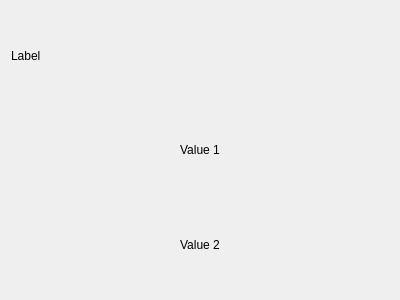
<?xml version="1.0" encoding="UTF-8"?>
<ui version="4.0">
 <class>DisplayDoubleText</class>
 <widget class="QWidget" name="DisplayDoubleText">
  <property name="geometry">
   <rect>
    <x>0</x>
    <y>0</y>
    <width>400</width>
    <height>300</height>
   </rect>
  </property>
  <property name="windowTitle">
   <string>Form</string>
  </property>
  <property name="styleSheet">
   <string notr="true"/>
  </property>
  <layout class="QGridLayout" name="gridLayout">
   <item row="0" column="0">
    <layout class="QVBoxLayout" name="verticalLayout">
     <item>
      <widget class="QLabel" name="label_Label">
       <property name="text">
        <string>Label</string>
       </property>
       <property name="textFormat">
        <enum>Qt::PlainText</enum>
       </property>
       <property name="alignment">
        <set>Qt::AlignLeading|Qt::AlignLeft|Qt::AlignVCenter</set>
       </property>
      </widget>
     </item>
     <item>
      <widget class="QLabel" name="label_Value1">
       <property name="text">
        <string>Value 1</string>
       </property>
       <property name="textFormat">
        <enum>Qt::AutoText</enum>
       </property>
       <property name="alignment">
        <set>Qt::AlignCenter</set>
       </property>
      </widget>
     </item>
     <item>
      <widget class="QLabel" name="label_Value2">
       <property name="text">
        <string>Value 2</string>
       </property>
       <property name="alignment">
        <set>Qt::AlignCenter</set>
       </property>
      </widget>
     </item>
    </layout>
   </item>
  </layout>
 </widget>
 <resources/>
 <connections/>
</ui>
